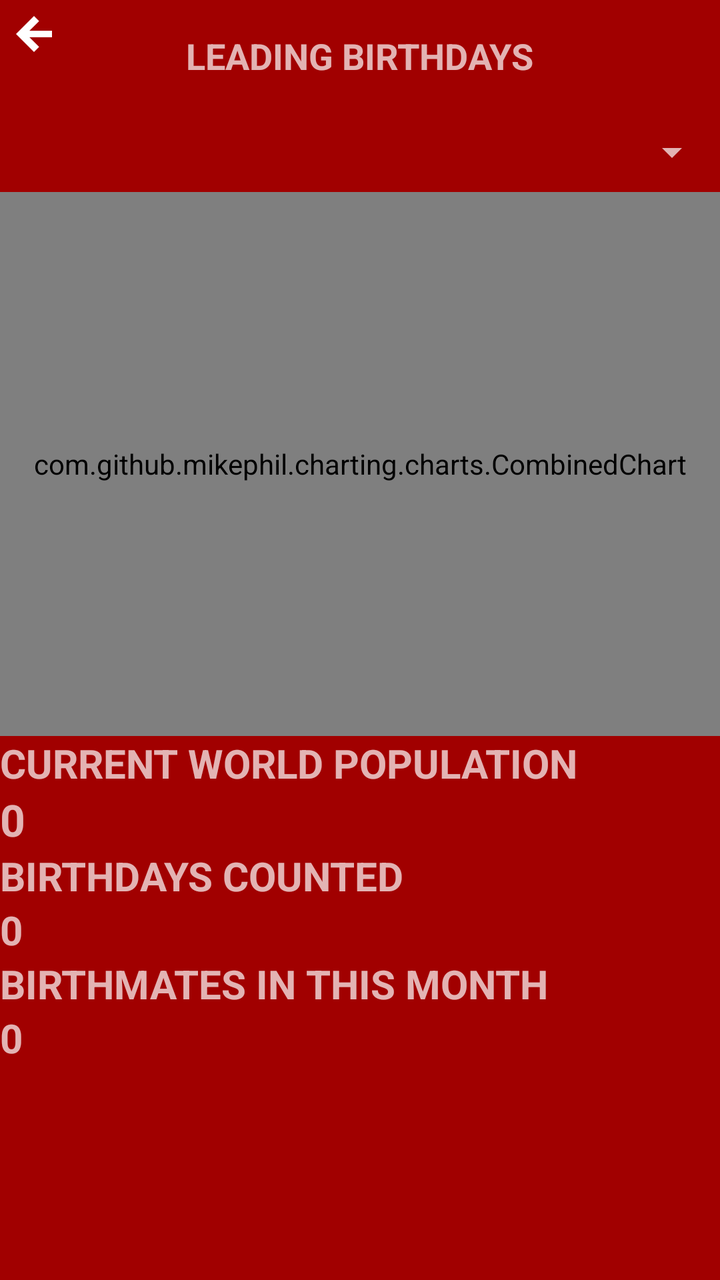
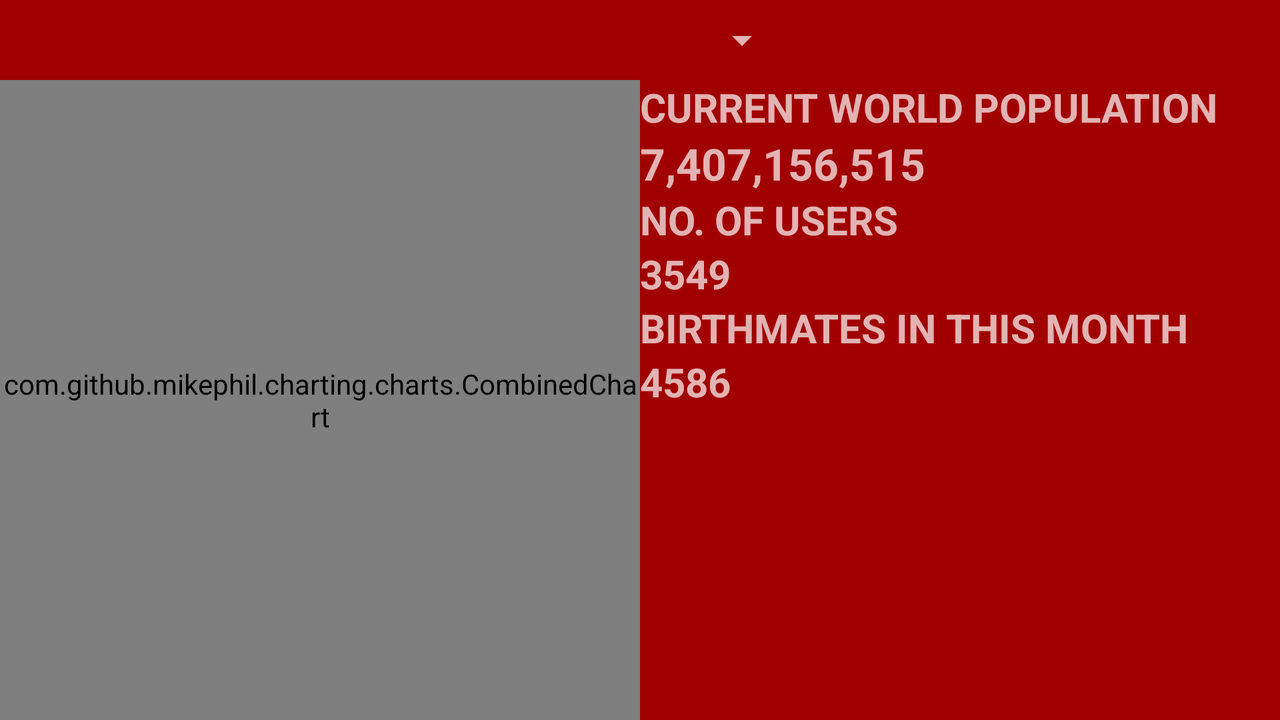

The same Android screen from two of the app's own layout files: first res/layout/ as a phone draws it, then the repository's variant for another configuration, drawn on a device whose configuration selects that folder. Both files follow.
<!-- AndroidManifest.xml: application theme AppTheme -->
<!-- res/layout/fragment_dashboard.xml -->
<?xml version="1.0" encoding="utf-8"?>
<LinearLayout xmlns:android="http://schemas.android.com/apk/res/android"
    xmlns:tools="http://schemas.android.com/tools"
    android:layout_width="match_parent"
    android:layout_height="match_parent"
    android:background="@color/colorPrimaryDark"
    android:orientation="vertical">

    <RelativeLayout
        android:id="@+id/toolbarHolder"
        android:layout_width="match_parent"
        android:layout_height="?android:attr/actionBarSize">

        <ImageButton
            android:id="@+id/imgToggleNavigation"
            android:layout_width="wrap_content"
            android:layout_height="wrap_content"
            android:layout_margin="@dimen/default_gap"
            android:background="@drawable/transparent"
            android:src="@drawable/ic_arrow_left" />


        <TextView
            android:layout_width="wrap_content"
            android:layout_height="wrap_content"
            android:layout_centerInParent="true"
            android:text="LEADING BIRTHDAYS"
            android:textAppearance="?android:attr/textAppearanceMedium"
            android:textStyle="bold" />

    </RelativeLayout>
    <android.support.v7.widget.AppCompatSpinner
        android:id="@+id/cboDashBoard"
        android:layout_width="match_parent"
        android:layout_height="40dp"
        android:layout_margin="@dimen/default_gap"
        android:textSize="16sp"
        android:layout_gravity="center_vertical"
        android:textStyle="bold" />

    <com.github.mikephil.charting.charts.CombinedChart
        android:id="@+id/dashBoardChart"
        android:layout_width="match_parent"
        android:layout_height="0dp"
        android:layout_margin="@dimen/default_gap"
        android:layout_weight="1" />

    <ScrollView
        android:layout_width="match_parent"
        android:layout_height="0dp"
        android:layout_margin="@dimen/default_gap"
        android:layout_weight="1">

        <LinearLayout
            android:layout_width="match_parent"
            android:layout_height="wrap_content"
            android:orientation="vertical">

            <TextView
                android:layout_width="wrap_content"
                android:layout_height="wrap_content"
                android:layout_below="@+id/imgForward"
                android:layout_margin="@dimen/default_gap"
                android:text="CURRENT WORLD POPULATION"
                android:textSize="20sp"
                android:textStyle="bold" />

            <TextView
                android:id="@+id/lblDashBoardPopulation"
                android:layout_width="wrap_content"
                android:layout_height="wrap_content"
                android:layout_below="@+id/imgForward"
                android:layout_margin="@dimen/default_gap"
                android:text="0"
                android:textSize="22sp"
                android:textStyle="bold"
                tools:text="0" />

            <TextView
                android:layout_width="wrap_content"
                android:layout_height="wrap_content"
                android:layout_below="@+id/imgForward"
                android:layout_margin="@dimen/default_gap"
                android:text="BIRTHDAYS COUNTED"
                android:textSize="20sp"
                android:textStyle="bold" />

            <TextView
                android:id="@+id/lblDashBoardUserCount"
                android:layout_width="wrap_content"
                android:layout_height="wrap_content"
                android:layout_below="@+id/imgForward"
                android:layout_margin="@dimen/default_gap"
                android:text="0"
                android:textSize="20sp"
                android:textStyle="bold" />

            <TextView
                android:id="@+id/lblDashBoardBirthMatesInThis"
                android:layout_width="wrap_content"
                android:layout_height="wrap_content"
                android:layout_below="@+id/imgForward"
                android:layout_margin="@dimen/default_gap"
                android:text="BIRTHMATES IN THIS MONTH"
                android:textSize="20sp"
                android:textStyle="bold" />

            <TextView
                android:id="@+id/lblDashBoardBirthMatesCount"
                android:layout_width="wrap_content"
                android:layout_height="wrap_content"
                android:layout_below="@+id/imgForward"
                android:layout_margin="@dimen/default_gap"
                android:text="0"
                android:textSize="20sp"
                android:textStyle="bold" />
        </LinearLayout>
    </ScrollView>
</LinearLayout>
<!-- resources referenced by this layout -->
<resources>
  <color name="colorPrimaryDark">#a10000</color>
  <!-- drawable ic_arrow_left: png bitmap (drawable-hdpi, 421 bytes) -->
  <style name="AppTheme" parent="Theme.AppCompat.NoActionBar">
          <item name="colorPrimary">@color/colorPrimary</item>
          <item name="colorPrimaryDark">@color/colorPrimaryDark</item>
          <item name="colorAccent">@color/colorAccent</item>
      </style>
  <color name="colorPrimary">#b30000</color>
  <color name="colorAccent">#607D8B</color>
</resources>
<!-- res/layout-land/fragment_dashboard.xml (the repository's variant of the layout above) -->
<!-- drawn on the phone turned sideways -->
<?xml version="1.0" encoding="utf-8"?>
<LinearLayout xmlns:android="http://schemas.android.com/apk/res/android"
    android:layout_width="match_parent"
    android:layout_height="match_parent"
    android:background="@color/colorPrimaryDark"
    android:orientation="vertical">

    <LinearLayout
        android:layout_width="match_parent"
        android:layout_height="wrap_content"
        android:gravity="center"
        android:orientation="horizontal">

        <ImageView
            android:layout_width="wrap_content"
            android:layout_height="wrap_content"
            android:layout_gravity="center_vertical"
            android:src="@drawable/ic_action_calendar_month" />

        <android.support.v7.widget.AppCompatSpinner
            android:id="@+id/cboDashBoard"
            android:layout_width="150dp"
            android:layout_height="40dp"
            android:layout_margin="@dimen/default_gap"
            android:textSize="16sp"
            android:textStyle="bold" />

    </LinearLayout>

    <LinearLayout
        android:layout_width="match_parent"
        android:layout_height="match_parent"
        android:orientation="horizontal">


        <com.github.mikephil.charting.charts.CombinedChart
            android:id="@+id/dashBoardChart"
            android:layout_width="0dp"
            android:layout_height="match_parent"
            android:layout_margin="@dimen/default_gap"
            android:layout_weight="1" />

        <ScrollView
            android:layout_width="0dp"
            android:layout_height="match_parent"
            android:layout_margin="@dimen/default_gap"
            android:layout_weight="1">

            <LinearLayout
                android:layout_width="match_parent"
                android:layout_height="wrap_content"
                android:orientation="vertical">

                <TextView
                    android:layout_width="wrap_content"
                    android:layout_height="wrap_content"
                    android:layout_below="@+id/imgForward"
                    android:layout_margin="@dimen/default_gap"
                    android:text="CURRENT WORLD POPULATION"
                    android:textSize="20sp"
                    android:textStyle="bold" />

                <TextView
                    android:id="@+id/lblDashBoardPopulation"
                    android:layout_width="wrap_content"
                    android:layout_height="wrap_content"
                    android:layout_below="@+id/imgForward"
                    android:layout_margin="@dimen/default_gap"
                    android:text="7,407,156,515"
                    android:textSize="22sp"
                    android:textStyle="bold" />

                <TextView
                    android:layout_width="wrap_content"
                    android:layout_height="wrap_content"
                    android:layout_below="@+id/imgForward"
                    android:layout_margin="@dimen/default_gap"
                    android:text="NO. OF USERS"
                    android:textSize="20sp"
                    android:textStyle="bold" />

                <TextView
                    android:id="@+id/lblDashBoardUserCount"
                    android:layout_width="wrap_content"
                    android:layout_height="wrap_content"
                    android:layout_below="@+id/imgForward"
                    android:layout_margin="@dimen/default_gap"
                    android:text="3549"
                    android:textSize="20sp"
                    android:textStyle="bold" />

                <TextView
                    android:id="@+id/lblDashBoardBirthMatesInThis"
                    android:layout_width="wrap_content"
                    android:layout_height="wrap_content"
                    android:layout_below="@+id/imgForward"
                    android:layout_margin="@dimen/default_gap"
                    android:text="BIRTHMATES IN THIS MONTH"
                    android:textSize="20sp"
                    android:textStyle="bold" />

                <TextView
                    android:id="@+id/lblDashBoardBirthMatesCount"
                    android:layout_width="wrap_content"
                    android:layout_height="wrap_content"
                    android:layout_below="@+id/imgForward"
                    android:layout_margin="@dimen/default_gap"
                    android:text="4586"
                    android:textSize="20sp"
                    android:textStyle="bold" />
            </LinearLayout>
        </ScrollView>


    </LinearLayout>

</LinearLayout>
<!-- resources referenced by the variant -->
<!-- as the phone turned sideways resolves them -->
<resources>
  <color name="colorPrimaryDark">#a10000</color>
  <style name="AppTheme" parent="Theme.AppCompat.NoActionBar">
          <item name="colorPrimary">@color/colorPrimary</item>
          <item name="colorPrimaryDark">@color/colorPrimaryDark</item>
          <item name="colorAccent">@color/colorAccent</item>
      </style>
  <color name="colorPrimary">#b30000</color>
  <color name="colorAccent">#607D8B</color>
</resources>
